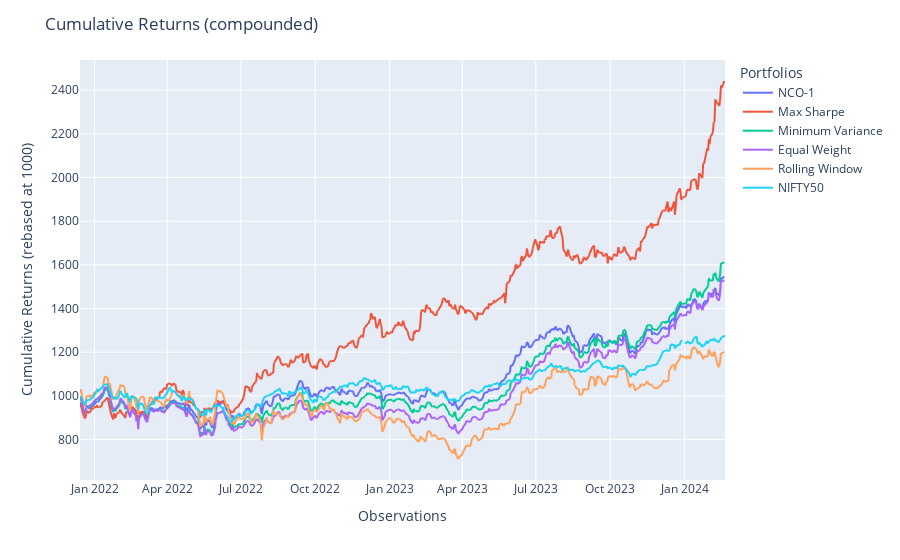

This figure's notebook cell:
### Code cell
population.plot_cumulative_returns()

### Figure 1 — Plotly figure (JSON) as saved in the notebook; plotly's stock layout.template omitted (floating-point values rounded to 4 significant figures; data arrays with more than 128 entries replaced by an {"elided": "..."} marker saying what was removed)
{"data": [{"hovertemplate": "variable=NCO-1<br>index=%{x}<br>value=%{y}<extra></extra>", "legendgroup": "NCO-1", "line": {"color": "#636efa", "dash": "solid"}, "marker": {"symbol": "circle"}, "mode": "lines", "name": "NCO-1", "showlegend": true, "type": "scattergl", "x": {"elided": "542 str values"}, "xaxis": "x", "y": {"elided": "542 float values"}, "yaxis": "y"}, {"hovertemplate": "variable=Max Sharpe<br>index=%{x}<br>value=%{y}<extra></extra>", "legendgroup": "Max Sharpe", "line": {"color": "#EF553B", "dash": "solid"}, "marker": {"symbol": "circle"}, "mode": "lines", "name": "Max Sharpe", "showlegend": true, "type": "scattergl", "x": {"elided": "542 str values"}, "xaxis": "x", "y": {"elided": "542 float values"}, "yaxis": "y"}, {"hovertemplate": "variable=Minimum Variance<br>index=%{x}<br>value=%{y}<extra></extra>", "legendgroup": "Minimum Variance", "line": {"color": "#00cc96", "dash": "solid"}, "marker": {"symbol": "circle"}, "mode": "lines", "name": "Minimum Variance", "showlegend": true, "type": "scattergl", "x": {"elided": "542 str values"}, "xaxis": "x", "y": {"elided": "542 float values"}, "yaxis": "y"}, {"hovertemplate": "variable=Equal Weight<br>index=%{x}<br>value=%{y}<extra></extra>", "legendgroup": "Equal Weight", "line": {"color": "#ab63fa", "dash": "solid"}, "marker": {"symbol": "circle"}, "mode": "lines", "name": "Equal Weight", "showlegend": true, "type": "scattergl", "x": {"elided": "542 str values"}, "xaxis": "x", "y": {"elided": "542 float values"}, "yaxis": "y"}, {"hovertemplate": "variable=Rolling Window<br>index=%{x}<br>value=%{y}<extra></extra>", "legendgroup": "Rolling Window", "line": {"color": "#FFA15A", "dash": "solid"}, "marker": {"symbol": "circle"}, "mode": "lines", "name": "Rolling Window", "showlegend": true, "type": "scattergl", "x": {"elided": "542 str values"}, "xaxis": "x", "y": {"elided": "542 float values"}, "yaxis": "y"}, {"hovertemplate": "variable=NIFTY50<br>index=%{x}<br>value=%{y}<extra></extra>", "legendgroup": "NIFTY50", "line": {"color": "#19d3f3", "dash": "solid"}, "marker": {"symbol": "circle"}, "mode": "lines", "name": "NIFTY50", "showlegend": true, "type": "scattergl", "x": {"elided": "542 str values"}, "xaxis": "x", "y": {"elided": "542 float values"}, "yaxis": "y"}], "layout": {"legend": {"title": {"text": "Portfolios"}, "tracegroupgap": 0}, "margin": {"t": 60}, "title": {"text": "Cumulative Returns (compounded)"}, "xaxis": {"anchor": "y", "domain": [0, 1], "title": {"text": "Observations"}}, "yaxis": {"anchor": "x", "domain": [0, 1], "tickformat": ".0f", "title": {"text": "Cumulative Returns (rebased at 1000)"}}}}
